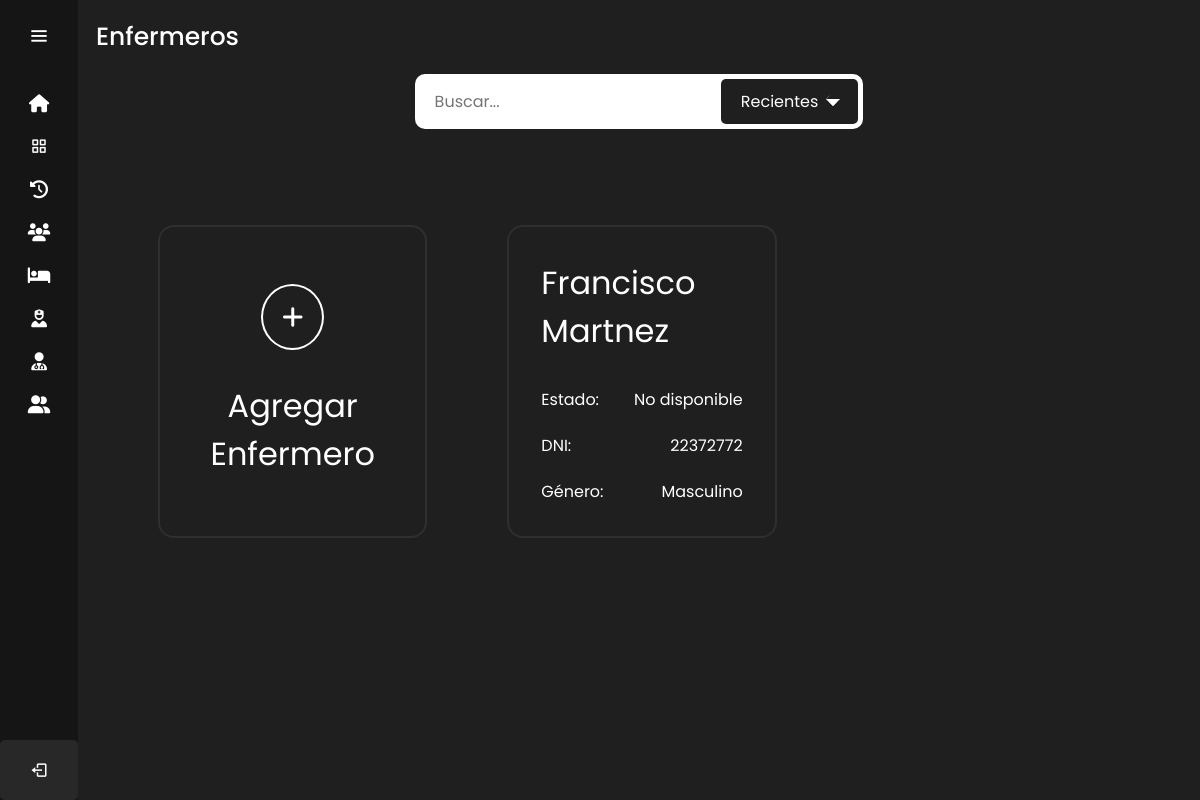
/enfermeros/ (signed in), run on an earlier commit of the app's database.
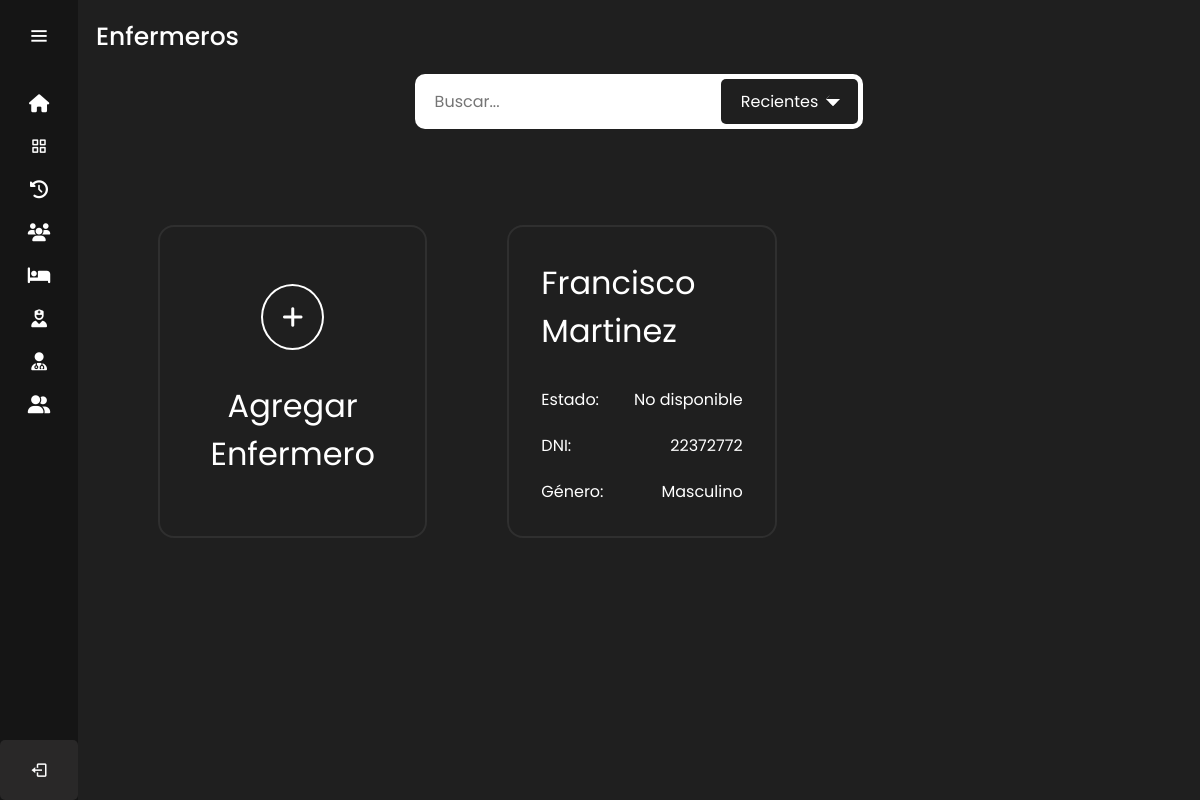
And on a later commit of the database.
### sitio/models.py (models this page shows)
class Enfermeros(models.Model):
    DNI = models.CharField(max_length=8)
    nombre = models.CharField(max_length=255)
    apellido = models.CharField(max_length=255)
    direccion = models.TextField()
    email = models.EmailField()
    fecha_nacimiento=models.DateField()
    genero=models.CharField(max_length=12, default='masculino')
    telefono = models.CharField(max_length=12)
    lunesMI = models.TimeField(null=True)
    lunesMF = models.TimeField(null=True)
    lunesTI = models.TimeField(null=True)
    lunesTF = models.TimeField(null=True)
    martesMI = models.TimeField(null=True)
    martesMF = models.TimeField(null=True)
    martesTI = models.TimeField(null=True)
    martesTF = models.TimeField(null=True)
    miercolesMI = models.TimeField(null=True)
    miercolesMF = models.TimeField(null=True)
    miercolesTI = models.TimeField(null=True)
    miercolesTF = models.TimeField(null=True)
    juevesMI = models.TimeField(null=True)
    juevesMF = models.TimeField(null=True)
    juevesTI = models.TimeField(null=True)
    juevesTF = models.TimeField(null=True)
    viernesMI = models.TimeField(null=True)
    viernesMF = models.TimeField(null=True)
    viernesTI = models.TimeField(null=True)
    viernesTF = models.TimeField(null=True)
    sabadoMI = models.TimeField(null=True)
    sabadoMF = models.TimeField(null=True)
    sabadoTI = models.TimeField(null=True)
    sabadoTF = models.TimeField(null=True)
    domingoMI = models.TimeField(null=True)
    domingoMF = models.TimeField(null=True)
    domingoTI = models.TimeField(null=True)
    domingoTF = models.TimeField(null=True)

### sitio/views.py (the view)
# urls.py: path('enfermeros/',login_required(views.enfermeros),name='enfermeros'),
def enfermeros (request):
    enfermeross=Enfermeros.objects.all()
    return render(request, 'enfermeros.html',{'enfermeros':enfermeross})

### sitio/templates/enfermeros.html (shortened to what this page needs)
{% extends 'layouts/nav.html' %} {% load static %}
{% block content %}
<head>
    <link rel="stylesheet" href="{% static '/styles/pacientes_medicos_enfermeros_styles.css' %}" />
    <link
      rel="stylesheet"
      href="https://use.fontawesome.com/releases/v5.15.4/css/all.css"
    />
  </head>
  <div class="text">Enfermeros</div>
  <div class="container_filtros_busqueda">
    <div class="filtros_busqueda">
        <form action="#">
            <div class="input_box">
                <input type="text" placeholder="Buscar..." required>
                <div class="selection"><p>Recientes</p><span></span></div>
            </div>
        </form>
    </div>
  </div>
  <div class="container_pacientes_medicos_enfermeros">
    <a href="/agregar_enfermero" class="agregar_paciente_medico_enfermero">
      <div class="icon_agregar_paciente_medico_enfermero"><i class="fa-solid fa-plus"></i></div>
      <div class="title_paciente_medico_enfermero">Agregar Enfermero</div>
    </a>
  {% for enfermero in enfermeros %}
    <a href="{% url 'perfil_enfermero' enfermero.id %}" class="paciente_medico_enfermero">
        <div class="title_paciente_medico_enfermero">{{ enfermero.nombre }} {{enfermero.apellido}}</div>
        <div class="extra_info_paciente_medico_enfermero">
          <div class="flex_info">
            <p>Estado: </p>
            <p>No disponible</p>
          </div>
          <div class="flex_info">
            <p>DNI: </p>
            <p>{{ enfermero.DNI }}</p>
          </div>
          <div class="flex_info">
            <p>Género: </p>
            <p>{{ enfermero.genero }}</p>
          </div>
        </div>
    </a>
    {% endfor %}
  </div>
{% endblock %}

What changed in the data, as far as the page shows it:
changed Enfermeros "Francisco": apellido "Martnez" → "Martinez"
